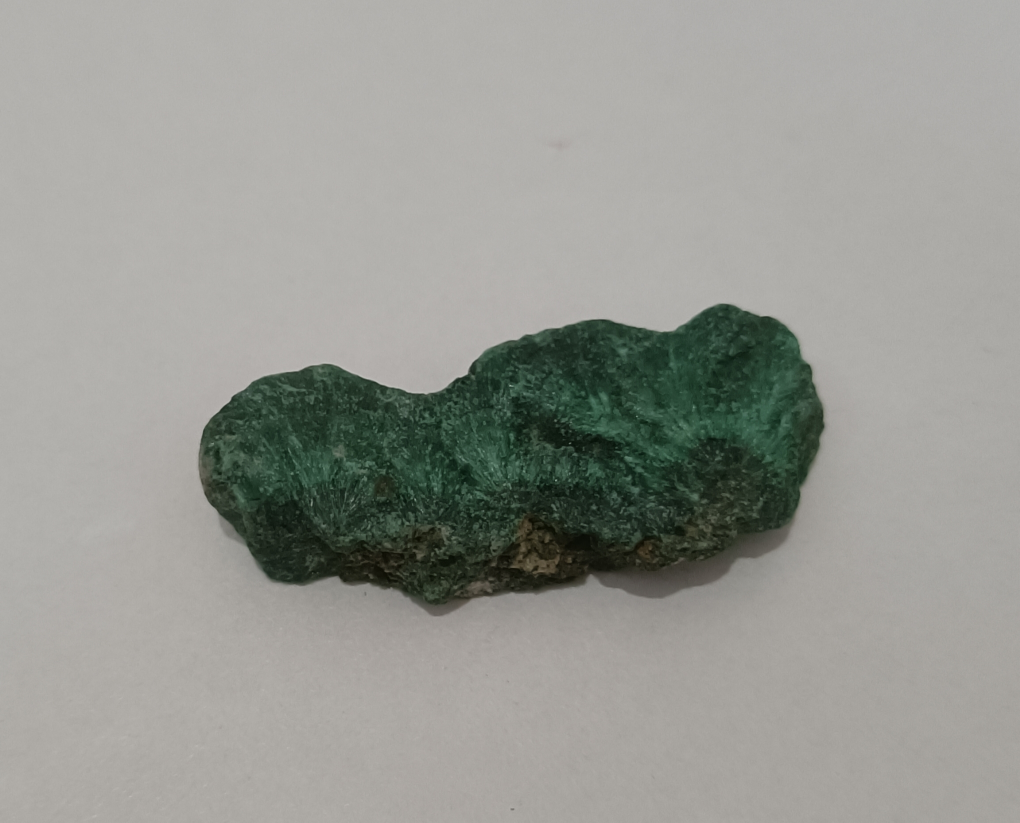
#> input picture z4789452873819_066bcbb624674f8725afc37b20a45227.jpg, 2039 x 1645 px (shown at 1/2 size)
$ python TestColor.py
#> lines starting #> are read from the running program, lines starting #| are printed output that depends on the picture
import csv
import json
import colorsys
import cv2

def hsl_to_rgb(h, s, l):
    r, g, b = colorsys.hls_to_rgb(h, l, s)
    return int(r * 255), int(g * 255), int(b * 255)

image = cv2.imread('z4789452873819_066bcbb624674f8725afc37b20a45227.jpg')
#> image is the input picture: shape (1645, 2039, 3); mean B, G, R 146.9, 152.7, 151.4
image = cv2.resize(image, (600, 600))
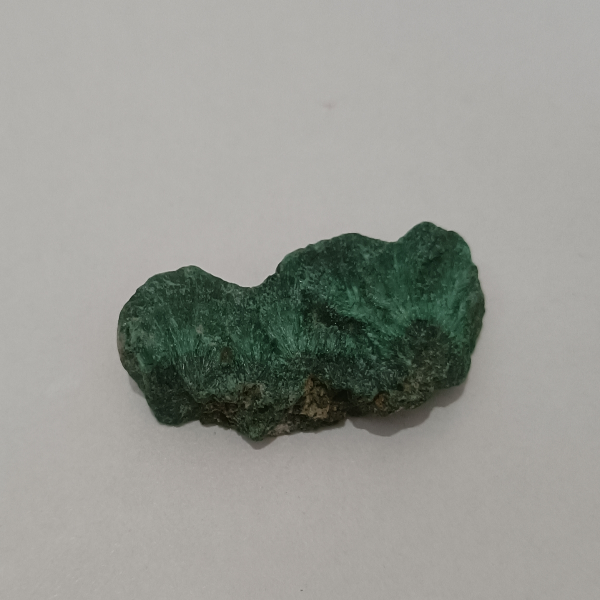
#> image: shape (600, 600, 3); mean B, G, R 146.8, 152.6, 151.3

# Function to convert BGR to HSL
def bgr_to_hsl(b, g, r):
    h, s, l = colorsys.rgb_to_hls(r / 255, g / 255, b / 255)
    return h, s, l

# Function to find closest color based on hue
def find_closest_color(pixel):
    h, s, l = bgr_to_hsl(pixel[0], pixel[1], pixel[2])
    hue_degrees = int(h * 360)
    return hue_degrees

# Initialize a dictionary to count colors
color_counts = {hue: 0 for hue in range(360)}

# Count the number of pixels for each hue
for i in range(image.shape[0]):
    for j in range(image.shape[1]):
        pixel = image[i, j]
        hue = find_closest_color(pixel)
        color_counts[hue] += 1

# Initialize a list to store color information
colors = []

# Define standard color classes
# Define standard color classes
color_classes = {
    0: '0',
    30: '1',
    60: '2',
    120: '3',
    210: '4',
    270: '5',
    320: '6'
}

# Iterate through the hue counts and assign colors to standard classes
for hue, count in color_counts.items():
    rgb = hsl_to_rgb(hue / 360, 1, 0.5)
    closest_standard_hue = min(color_classes.keys(), key=lambda x: abs(x - hue))
    color = {
        'r': rgb[0],
        'g': rgb[1],
        'b': rgb[2],
        'name': hue + 1,
        # Assign class based on the closest standard hue
        'class': color_classes[closest_standard_hue]
    }
    colors.append(color)
#> this loop made 360 passes
#> count on passes 1 to 3: 164, 0, 0

# Save color information to JSON file
with open('colors.json', 'w', encoding='utf-8') as file:
    json.dump(colors, file, ensure_ascii=False, indent=2)

# Create a CSV file
with open('colors.csv', 'w', newline='') as csvfile:
    fieldnames = ['r', 'g', 'b', 'name', 'class']
    writer = csv.DictWriter(csvfile, fieldnames=fieldnames)

    writer.writeheader()
    for color in colors:
        writer.writerow(color)
#> this loop made 360 passes
#> color on passes 1 to 3: {'r': 255, 'g': 0, 'b': 0, 'name': 1, 'class': '0'}, {'r': 255, 'g': 4, 'b': 0, 'name': 2, 'class': '0'}, {'r': 255, 'g': 8, 'b': 0, 'name': 3, 'class': '0'}
